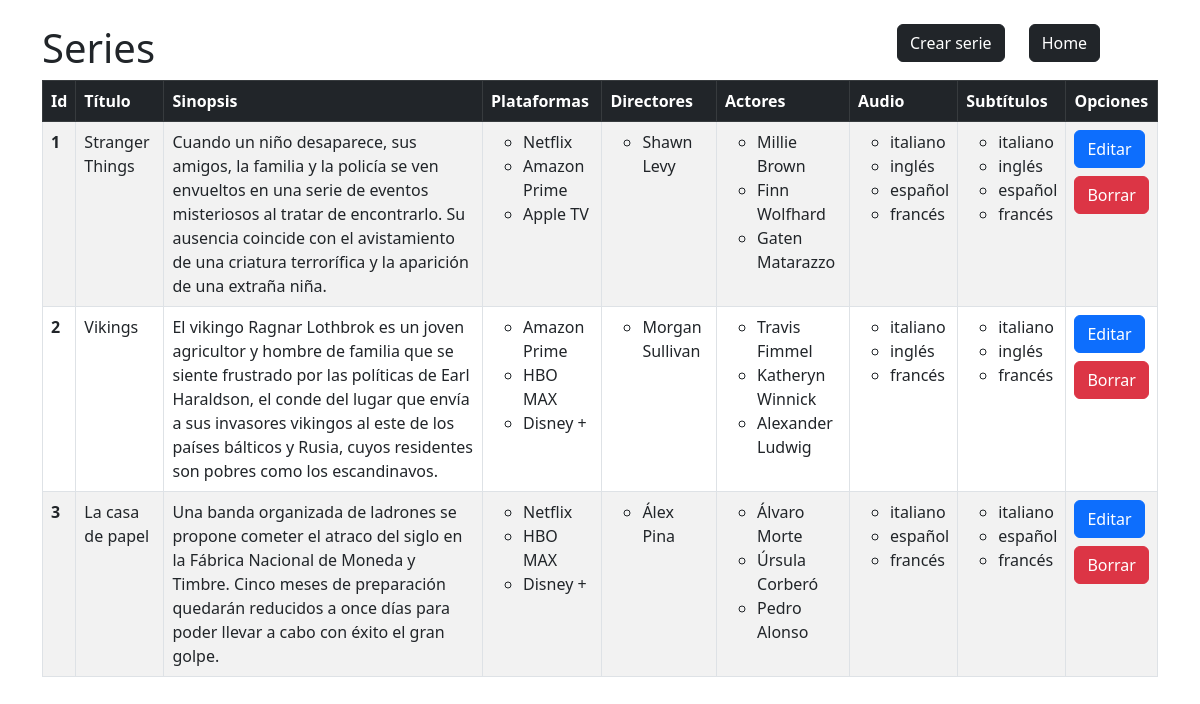
/views/serie/list.php, run on the app's committed database.
### tables this page shows
CREATE TABLE serie (
	id int NOT NULL PRIMARY KEY AUTO_INCREMENT,
    title varchar(255) UNIQUE NOT NULL,
	synopsis varchar(500) NOT NULL
);

CREATE TABLE platform (
    id int NOT NULL PRIMARY KEY AUTO_INCREMENT,
    name varchar(255) UNIQUE NOT NULL
);

CREATE TABLE director (
	id int NOT NULL PRIMARY KEY AUTO_INCREMENT,
    name varchar(255) NOT NULL,
    lastname varchar(255) NOT NULL,
    birth_date date NOT NULL,
    nationality varchar(255) NOT NULL
);

CREATE TABLE actor (
	id int NOT NULL PRIMARY KEY AUTO_INCREMENT,
    name varchar(255) NOT NULL,
    lastname varchar(255) NOT NULL,
    birth_date date NOT NULL,
    nationality varchar(255) NOT NULL
);

CREATE TABLE languaje (
	id int NOT NULL PRIMARY KEY AUTO_INCREMENT,
    name varchar(255) NOT NULL,
    iso_code varchar(2) UNIQUE NOT NULL
);

### models/Serie.php (called while the page is built, shortened)
<?php
require_once(__DIR__ . '/Platform.php');
require_once(__DIR__ . '/Director.php');
require_once(__DIR__ . '/Actor.php');
require_once(__DIR__ . '/Languaje.php');
class Serie
{
    private $id;
    private $title;
    private $synopsis;
    private $platforms = [];
    private $directors = [];
    private $actors = [];
    private $audioLanguajes = [];
    private $captionLanguajes = [];
    public function __construct($id = null, $title = null, $synopsis = null)
    {
        $this->id = $id;
        $this->title = $title;
        $this->synopsis = $synopsis;
    }
    public function getId()
    {
        return $this->id;
    }
    public function getTitle()
    {
        return $this->title;
    }
    public function getSynopsis()
    {
        return $this->synopsis;
    }
    public function getPlatforms()
    {
        return $this->platforms;
    }
    public function setPlatforms($platforms)
    {
        $this->platforms = $platforms;
    }
    public function getDirectors()
    {
        return $this->directors;
    }
    public function setDirectors($directors)
    {
        $this->directors = $directors;
    }
    public function getActors()
    {
        return $this->actors;
    }
    public function setActors($actors)
    {
        $this->actors = $actors;
    }
    public function getAudioLanguajes()
    {
        return $this->audioLanguajes;
    }
    public function setAudioLanguajes($audioLanguajes)
    {
        $this->audioLanguajes = $audioLanguajes;
    }
    public function getCaptionLanguajes()
    {
        return $this->captionLanguajes;
    }
    public function setCaptionLanguajes($captionLanguajes)
    {
        $this->captionLanguajes = $captionLanguajes;
    }
    private static function setRelatedObjects($serieObject)
    {
        $mysqli = initConnectionDb();
        $platforms = [];
        $directors = [];
        $actors = [];
        $audioLangs = [];
        $captionLangs = [];
        $query = $mysqli->query("SELECT platform.id FROM platform INNER JOIN serie_platform WHERE platform.id = serie_platform.platform_id and serie_platform.serie_id = " . $serieObject->id);
        foreach ($query as $item) {
            $platform = new Platform($item['id']);
            $platformObject = $platform->getItem();
            array_push($platforms, $platformObject);
        }
        $serieObject->setPlatforms($platforms);
        $query = $mysqli->query("SELECT director.id FROM director INNER JOIN serie_director WHERE director.id = serie_director.director_id and serie_director.serie_id = " . $serieObject->id);
        foreach ($query as $item) {
            $director = new Director($item['id']);
            $directorObject = $director->getItem();
            array_push($directors, $directorObject);
        }
        $serieObject->setDirectors($directors);
        $query = $mysqli->query("SELECT actor.id FROM actor INNER JOIN serie_actor WHERE actor.id = serie_actor.actor_id and serie_actor.serie_id = " . $serieObject->id);
        foreach ($query as $item) {
            $actor = new Actor($item['id']);
            $actorObject = $actor->getItem();
            array_push($actors, $actorObject);
        }
        $serieObject->setActors($actors);
        $query = $mysqli->query("SELECT languaje.id FROM languaje INNER JOIN serie_audio_lang WHERE languaje.id = serie_audio_lang.languaje_id and serie_audio_lang.serie_id = " . $serieObject->id);
        foreach ($query as $item) {
            $audioLang = new Languaje($item['id']);
            $audioLangObject = $audioLang->getItem();
            array_push($audioLangs, $audioLangObject);
        }
        $serieObject->setAudioLanguajes($audioLangs);
        $query = $mysqli->query("SELECT languaje.id FROM languaje INNER JOIN serie_caption_lang WHERE languaje.id = serie_caption_lang.languaje_id and serie_caption_lang.serie_id = " . $serieObject->id);
        foreach ($query as $item) {
            $captionLang = new Languaje($item['id']);
            $captionLangObject = $captionLang->getItem();
            array_push($captionLangs, $captionLangObject);
        }
        $serieObject->setCaptionLanguajes($captionLangs);
        return $serieObject;
    }
    public function getAll()
    {
        $mysqli = initConnectionDb();
        $listSeries = [];
        $seriesQuery = $mysqli->query("SELECT * FROM serie ORDER BY id");
        foreach ($seriesQuery as $item) {
            $serieObject = new Serie($item['id'], $item['title'], $item['synopsis']);
            $serieObject = Serie::setRelatedObjects($serieObject);
            array_push($listSeries, $serieObject);
        }
        return $listSeries;
    }
}

### controllers/SerieController.php (called while the page is built, shortened)
<?php
require_once(__DIR__ . '/../models/Serie.php');
function listSeries()
{
    $model = new Serie();
    $serieList = $model->getAll();
    return $serieList;
}

### models/Platform.php (called while the page is built, shortened)
<?php
class Platform
{
    private $id;
    private $name;
    public function __construct($idPlatform = null, $namePlatform = null)
    {
        $this->id = $idPlatform;
        $this->name = $namePlatform;
    }
    public function getName()
    {
        return $this->name;
    }
    public function getItem()
    {
        $mysqli = initConnectionDb();
        $query = $mysqli->query("SELECT * FROM platform WHERE id = '$this->id'");
        foreach ($query as $item) {
            $itemObject = new Platform($item['id'], $item['name']);
        }
        return $itemObject;
    }
}

### models/Director.php (called while the page is built, shortened)
<?php
class Director
{
    private $id;
    private $name;
    private $lastname;
    public function __construct($id = null, $name = null, $lastname = null, $birthDate = null, $nationality = null)
    {
        $this->id = $id;
        $this->name = $name;
        $this->lastname = $lastname;
    }
    public function getName()
    {
        return $this->name;
    }
    public function getLastname()
    {
        return $this->lastname;
    }
    public function getItem()
    {
        $mysqli = initConnectionDb();
        $query = $mysqli->query("SELECT * FROM director WHERE id = '$this->id'");
        foreach ($query as $item) {
            $itemObject = new Director($item['id'], $item['name'], $item['lastname'], $item['birth_date'], $item['nationality']);
        }
        return $itemObject;
    }
}

### models/Actor.php (called while the page is built, shortened)
<?php
class Actor
{
    private $id;
    private $name;
    private $lastname;
    public function __construct($id = null, $name = null, $lastname = null, $birthDate = null, $nationality = null)
    {
        $this->id = $id;
        $this->name = $name;
        $this->lastname = $lastname;
    }
    public function getName()
    {
        return $this->name;
    }
    public function getLastname()
    {
        return $this->lastname;
    }
    public function getItem()
    {
        $mysqli = initConnectionDb();
        $query = $mysqli->query("SELECT * FROM actor WHERE id = '$this->id'");
        foreach ($query as $item) {
            $itemObject = new Actor($item['id'], $item['name'], $item['lastname'], $item['birth_date'], $item['nationality']);
        }
        return $itemObject;
    }
}

### models/Languaje.php (called while the page is built, shortened)
<?php
class Languaje
{
    private $id;
    private $name;
    public function __construct($id = null, $name = null, $isoCode = null)
    {
        $this->id = $id;
        $this->name = $name;
    }
    public function getName()
    {
        return $this->name;
    }
    public function getItem()
    {
        $mysqli = initConnectionDb();
        $query = $mysqli->query("SELECT * FROM languaje WHERE id = '$this->id'");
        foreach ($query as $item) {
            $itemObject = new Languaje($item['id'], $item['name'], $item['iso_code']);
        }
        return $itemObject;
    }
}

### views/serie/list.php (the view, shortened to what this page needs)
<?php
include '../header.php';
require_once(__DIR__ . '/../../controllers/SerieController.php'); ?>
<div class="container" style="margin-top:2%">
    <div class="row">
        <div class="col-sm-9">
            <h1>Series</h1>
        </div>
        <div class="col-sm-auto">
            <a href="create.php" class="btn btn-dark">Crear serie</a>
        </div>
        <div class="col-sm-auto">
            <a href="../../index.php" class="btn btn-dark">Home</a>
        </div>
        <div>
            <?php
            $serieList = listSeries();
            if (count($serieList) > 0) {
            ?>
                <table class="table table-striped table-bordered">
                    <thead class="table-dark">
                            <th>Id</th>
                            <th>Título</th>
                            <th>Sinopsis</th>
                            <th>Plataformas</th>
                            <th>Directores</th>
                            <th>Actores</th>
                            <th>Audio</th>
                            <th>Subtítulos</th>
                            <th>Opciones</th>
                    </thead>
                    <tbody>
                        <?php
                        foreach ($serieList as $serie) {
                        ?>
                            <tr>
                                <th scope="row"><?php echo $serie->getId(); ?></th>
                                <td><?php echo $serie->getTitle(); ?></td>
                                <td><?php echo $serie->getSynopsis(); ?></td>
                                <td>
                                    <ul style="list-style-type: circle">
                                        <?php
                                        foreach ($serie->getPlatforms() as $platform) {
                                        ?>
                                            <li><?php echo $platform->getName(); ?></li>
                                        <?php
                                        }
                                        ?>
                                    </ul>
                                </td>
                                <td>
                                    <ul style="list-style-type: circle">
                                        <?php
                                        foreach ($serie->getDirectors() as $director) {
                                        ?>
                                            <li><?php echo $director->getName() . ' ' . $director->getLastname(); ?></li>
                                        <?php
                                        }
                                        ?>
                                    </ul>
                                </td>
                                <td>
                                    <ul style="list-style-type: circle">
                                        <?php
                                        foreach ($serie->getActors() as $actor) {
                                        ?>
                                            <li><?php echo $actor->getName() . ' ' . $actor->getLastname(); ?></li>
                                        <?php
                                        }
                                        ?>
                                    </ul>
                                </td>
                                <td>
                                    <ul style="list-style-type: circle">
                                        <?php
                                        foreach ($serie->getAudioLanguajes() as $audioLang) {
                                        ?>
                                            <li><?php echo $audioLang->getName(); ?></li>
                                        <?php
                                        }
                                        ?>
                                    </ul>
                                </td>
                                <td>
                                    <ul style="list-style-type: circle">
                                        <?php
                                        foreach ($serie->getCaptionLanguajes() as $captionLang) {
                                        ?>
                                            <li><?php echo $captionLang->getName(); ?></li>
                                        <?php
                                        }
                                        ?>
                                    </ul>
                                </td>
                                <td>
                                    <a href="create.php?update&id=<?php echo $serie->getId(); ?>" class="btn btn-primary">Editar</a>
                                    <form action="delete.php" method="POST" class="mt-2">
                                        <input type="submit" class="btn btn-danger" value="Borrar" onclick="return confirm('¿Desea borrar el registro?')"></input>
                                    </form>
                                </td>
                            </tr>
                        <?php
                        }
                        ?>
                    </tbody>
                </table>
            <?php
            } else {
            ?>
                <div class="alert alert-primary">
                    Aún no existen series
                </div>
            <?php
            }
            ?>
        </div>
    </div>
</div>

### data on the page
serie: id "1", title "Stranger Things", synopsis "Cuando un niño desaparece, sus amigos, la familia y la policía se ven envueltos en una serie de eventos misteriosos al tratar de encontrarlo. Su ausencia coincide con el avistamiento de una criatura terrorífica y la aparición de una extraña niña."
platform: name "Netflix"
platform: name "Amazon Prime"
platform: name "Apple TV"
director: name "Shawn", lastname "Levy"
actor: name "Millie", lastname "Brown"
actor: name "Finn", lastname "Wolfhard"
actor: name "Gaten", lastname "Matarazzo"
languaje: name "italiano"
languaje: name "inglés"
languaje: name "español"
languaje: name "francés"
serie: id "2", title "Vikings", synopsis "El vikingo Ragnar Lothbrok es un joven agricultor y hombre de familia que se siente frustrado por las políticas de Earl Haraldson, el conde del lugar que envía a sus invasores vikingos al este de los países bálticos y Rusia, cuyos residentes son pobres como los escandinavos."
platform: name "HBO MAX"
platform: name "Disney +"
director: name "Morgan", lastname "Sullivan"
actor: name "Travis", lastname "Fimmel"
actor: name "Katheryn", lastname "Winnick"
actor: name "Alexander", lastname "Ludwig"
serie: id "3", title "La casa de papel", synopsis "Una banda organizada de ladrones se propone cometer el atraco del siglo en la Fábrica Nacional de Moneda y Timbre. Cinco meses de preparación quedarán reducidos a once días para poder llevar a cabo con éxito el gran golpe."
director: name "Álex", lastname "Pina"
actor: name "Álvaro", lastname "Morte"
actor: name "Úrsula", lastname "Corberó"
actor: name "Pedro", lastname "Alonso"
